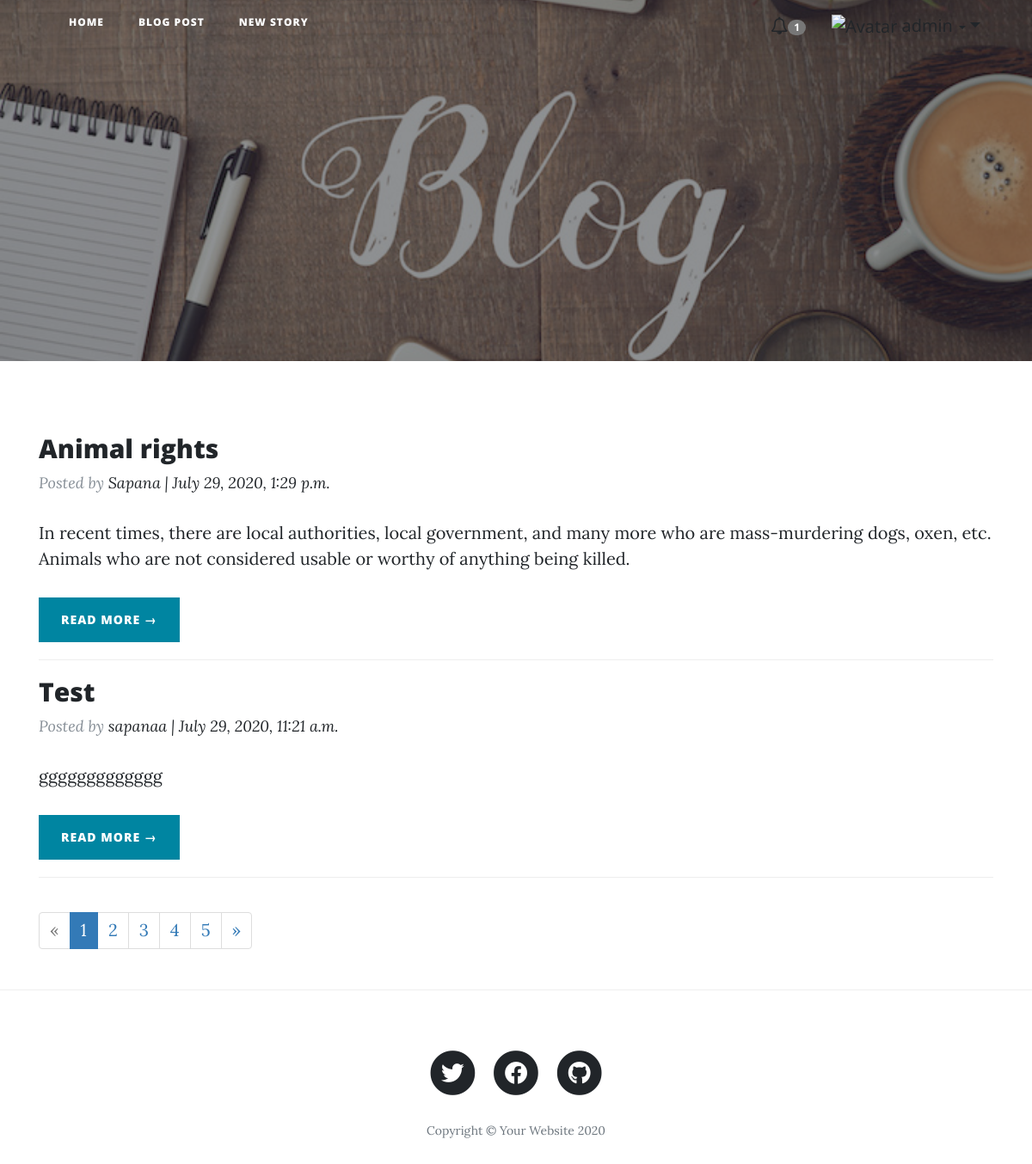
Page /blog/ (signed in) on the committed database.
### Blog/models.py (models this page shows, shortened)
class Post(models.Model):
    STATUS_CHOICES = (('Published', 'Published'),
                      ('Draft', 'Draft'),)
    title = models.CharField(max_length=250)
    subtitle = models.CharField(max_length=250)
    content = models.TextField()
    slug = models.SlugField(unique=True, max_length=255)
    status = models.CharField(max_length=10, default='Draft', choices=STATUS_CHOICES)
    created = models.DateTimeField(auto_now_add=True)
    updated = models.DateTimeField(auto_now=True)
    author = models.ForeignKey(User, on_delete=models.CASCADE)

### Blog/views.py (the view)
# urls.py: path('', views.PostList.as_view(), name='blog'),
class PostList(generic.ListView):
    queryset = Post.objects.filter(status='Published').order_by('-created')
    template_name = 'blog.html'
    model = Post
    context_object_name = 'post_list'
    paginate_by = 2
    ordering = ['-created']

### Blog/templates/blog.html (shortened to what this page needs)
{% load static %}
  <!DOCTYPE html>
<html lang="en" xmlns="http://www.w3.org/1999/html">
  <head>
    <link href="{% static 'vendor/bootstrap/css/bootstrap.min.css' %}" rel="stylesheet">
    <link rel="stylesheet" href="https://maxcdn.bootstrapcdn.com/bootstrap/3.4.1/css/bootstrap.min.css">
    <link href="{% static 'vendor/fontawesome-free/css/all.min.css' %}" rel="stylesheet" type="text/css">
    <link rel="stylesheet" href="https://maxcdn.bootstrapcdn.com/font-awesome/4.7.0/css/font-awesome.min.css">
    <link rel="stylesheet" href="https://maxcdn.bootstrapcdn.com/bootstrap/3.3.7/css/bootstrap.min.css">
    <link href="{% static 'css/clean-blog.min.css' %}" rel="stylesheet">
  </head>
  <body>
    <header class="masthead" style="background-image: url({% static 'Images/blog.jpg' %})" >
      <div class="overlay"></div>
      <div class="container">
        <div class="row">
          <div class="col-lg-8 col-md-10 mt-3 left">
            <div class="site-heading">
            </div>
          </div>
        </div>
      </div>
    </header>
    <nav class="navbar navbar-expand-lg fixed-top" id="mainNav">
      <div class="container">
        <div class="collapse navbar-collapse" id="navbarResponsive">
          <ul class="navbar-nav ml-md-auto">
            <li class="nav-item">
              <a class="nav-link" href="{% url 'homepage' %}">Home</a>
            </li>
            <li class="nav-item">
              <a class="nav-link" href="{% url 'blog' %}">Blog Post</a>
            </li>
              <li class="nav-item">
              <a class="nav-link" href="{% url 'blog_form' %}">New Story</a>
            </li>
          </ul>
            <ul class="nav  navbar-right navbar-expand">
			<li><a href="#" class="notifications"><i class="fa fa-bell-o"></i><span class="badge">1</span></a></li>
			<li class="dropdown">
				<a href="#" data-toggle="dropdown" class="dropdown-toggle user-action"><img src="{{ user.profile.image.url }}" class="avatar" alt="Avatar"> {{ user.username }} <b class="caret"></b></a>
			</li>
		</ul>
        </div>
      </div>
    </nav>
 <div class="container">
    <div class="row">
      <div class="col-md-12 mt-4  left-auto">
           {% for post in post_list %}
        <div class="post-preview">
            <h2 class="post-title">
                {{ post.title }}
            </h2>
            <p class="post-meta">Posted by
              <a>{{ post.author }} | {{ post.created}}</a>
            </p>
             <p class="post-content">
                 {{post.content|slice:":200" }}
             </p>
        </div>
               <a href="{% url 'blogon_extend' post.slug  %}" class="btn btn-primary">Read More &rarr;</a>
        <hr>
           {% endfor %}
      </div>
    </div>
     {% if is_paginated %}
      <ul class="pagination">
        {% if page_obj.has_previous %}
          <li><a href="?page={{ page_obj.previous_page_number }}">&laquo;</a></li>
        {% else %}
          <li class="disabled"><span>&laquo;</span></li>
        {% endif %}
        {% for i in paginator.page_range %}
          {% if page_obj.number == i %}
            <li class="active"><span>{{ i }} <span class="sr-only">(current)</span></span></li>
          {% else %}
            <li><a href="?page={{ i }}">{{ i }}</a></li>
          {% endif %}
        {% endfor %}
        {% if page_obj.has_next %}
          <li><a href="?page={{ page_obj.next_page_number }}">&raquo;</a></li>
        {% else %}
          <li class="disabled"><span>&raquo;</span></li>
        {% endif %}
      </ul>
    {% endif %}
 </div>
  <hr>
    <footer>
      <div class="container">
        <div class="row">
          <div class="col-lg-8 col-md-10 mx-auto">
            <ul class="list-inline text-center">
              <li class="list-inline-item">
                <a href="https://twitter.com/sapanasubedi5https://twitter.com/sapanasubedi5">
                  <span class="fa-stack fa-lg">
                    <i class="fas fa-circle fa-stack-2x"></i>
                    <i class="fab fa-twitter fa-stack-1x fa-inverse"></i>
                  </span>
                </a>
              </li>
              <li class="list-inline-item">
                <a href="https://www.facebook.com/ssapana.subedii/">
                  <span class="fa-stack fa-lg">
                    <i class="fas fa-circle fa-stack-2x"></i>
                    <i class="fab fa-facebook-f fa-stack-1x fa-inverse"></i>
                  </span>
                </a>
              </li>
              <li class="list-inline-item">
                <a href="https://github.com/subedisapana">
                  <span class="fa-stack fa-lg">
                    <i class="fas fa-circle fa-stack-2x"></i>
                    <i class="fab fa-github fa-stack-1x fa-inverse"></i>
                  </span>
                </a>
              </li>
            </ul>
            <p class="copyright text-muted">Copyright &copy; Your Website 2020</p>
          </div>
        </div>
      </div>
    </footer>
  </body>
  </html>

### rows in the picture
Post: title "Animal rights", author "Sapana", created "July 29, 2020, 1:29 p.m.", content "In recent times, there are local authorities, local government, and many more who are mass-murdering dogs, oxen, etc. Animals who are not considered usable or worthy of anything being killed."
Post: title "Test", author "sapanaa", created "July 29, 2020, 11:21 a.m.", content "ggggggggggggg"

### other values in the picture
{{ user.username }} "admin"
{{ i }} "1"
{{ i }} "2" "3" "4" "5"
